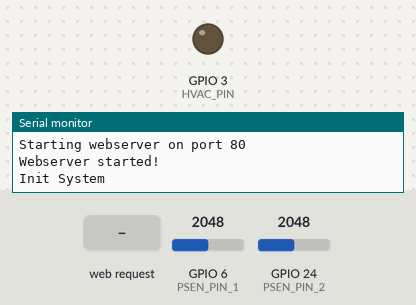
A sketch run on a simulated ESP32. Shown: output pins drawn as LEDs (lit = HIGH), the last lines printed to the serial monitor. The inputs (shaded band) are chosen by the test bench; at power-on: GPIO 6 (PSEN_PIN_1) = 2048, GPIO 24 (PSEN_PIN_2) = 2048. WiFi joins after 1.5 s; servers stay silent unless stated.

Above: at 2.7 s.
2.8 s: HTTP request GET /H received
At 3.2 s:
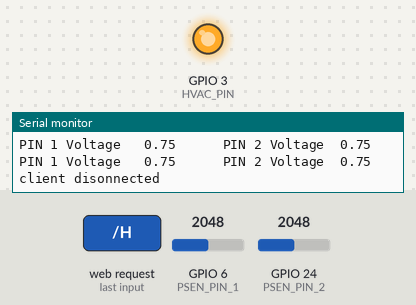
4.3 s: HTTP request GET /L received
At 5.6 s:
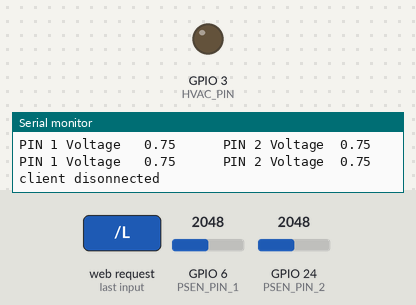
Timing chart, 0 to 7.3 s (numbered marks = the images above; inputs shaded):
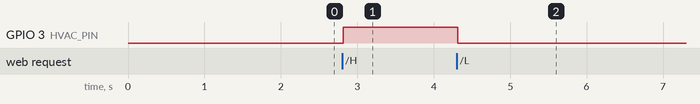

The sketch:

ti_automation.ino
```cpp
/*
  WiFi Web Server LED Blink
 A simple web server that lets you blink an LED via the web.
 This sketch will print the IP address of your WiFi (once connected)
 to the Serial monitor. From there, you can open that address in a web browser
 to turn on and off the LED on pin 9.
 If the IP address of your WiFi is yourAddress:
 http://yourAddress/H turns the LED on
 http://yourAddress/L turns it off
 This example is written for a network using WPA encryption. For
 WEP or WPA, change the Wifi.begin() call accordingly.
 Circuit:
 * CC3200 WiFi LaunchPad or CC3100 WiFi BoosterPack
   with TM4C or MSP430 LaunchPad
 created 25 Nov 2012
 by Tom Igoe
 modified 6 July 2014
 by Noah Luskey
 */
#ifndef __CC3200R1M1RGC__
// Do not include SPI for CC3200 LaunchPad
#include <SPI.h>
#endif
#include <WiFi.h>
#define DEBUG_VERSION_2

#define NOT_FULL 0
#define FULL 1

#define HVAC_PIN 3
#define PSEN_PIN_1 6
#define PSEN_PIN_2 24
#define ADC_RES 4096e0
#define PIN_VOLT(x) (1.5*x/ADC_RES)
#define PRES_THOLD_VOLT (5e-1)


double Psen_val_1 = 0;
double Psen_val_2 = 0;

bool Cartridge_status = NOT_FULL;
// your network name also called SSID
char ssid[] = "TPLINK_47AC";
// your network password
char password[] = "ClaraDee1)))$";
// your network key Index number (needed only for WEP)
int keyIndex = 0;

WiFiServer server(80);

void setup() {
  Serial.begin(115200);      // initialize serial communication
  pinMode(HVAC_PIN, OUTPUT);      // set the LED pin mode
  pinMode(PSEN_PIN_1, INPUT);      // set the LED pin mode
  pinMode(PSEN_PIN_2, INPUT);      // set the LED pin mode


  // attempt to connect to Wifi network:
  Serial.print("Attempting to connect to Network named: ");
  // print the network name (SSID);
  Serial.println(ssid);
  // Connect to WPA/WPA2 network. Change this line if using open or WEP network:
  WiFi.begin(ssid, password);
  while ( WiFi.status() != WL_CONNECTED) {
    // print dots while we wait to connect
    Serial.print(".");
    delay(300);
  }

  Serial.println("\nYou're connected to the network");
  Serial.println("Waiting for an ip address");

  while (WiFi.localIP() == INADDR_NONE) {
    // print dots while we wait for an ip addresss
    Serial.print(".");
    delay(300);
  }

  Serial.println("\nIP Address obtained");

  // you're connected now, so print out the status
  printWifiStatus();

  Serial.println("Starting webserver on port 80");
  server.begin();                           // start the web server on port 80
  Serial.println("Webserver started!");

  Serial.println("Init System");


}

void loop() {

  //Psen_val_1 = (analogRead(PSEN_PIN_1));
  //Psen_val_2 = (analogRead(PSEN_PIN_2));


  int i = 0;
  WiFiClient client = server.available();   // listen for incoming clients

  if (client) {                             // if you get a client,
    Serial.println("new client");           // print a message out the serial port
    char buffer[150] = {0};                 // make a buffer to hold incoming data
    while (client.connected()) {            // loop while the client's connected
      if (client.available()) {             // if there's bytes to read from the client,
        char c = client.read();             // read a byte, then
        Serial.write(c);                    // print it out the serial monitor
        if (c == '\n') {                    // if the byte is a newline character

          // if the current line is blank, you got two newline characters in a row.
          // that's the end of the client HTTP request, so send a response:
          if (strlen(buffer) == 0) {
            // HTTP headers always start with a response code (e.g. HTTP/1.1 200 OK)
            // and a content-type so the client knows what's coming, then a blank line:
            client.println("HTTP/1.1 200 OK");
            client.println("Content-type:text/html");
            client.println();

            #ifdef DEFAULT
            // the content of the HTTP response follows the header:
            client.println("<html><head><title>Energia CC3200 WiFi Web Server</title></head><body align=center>");
            client.println("<h1 align=center><font color=\"red\">Welcome to the CC3200 WiFi Web Server</font></h1>");
            client.print("RED LED <button onclick=\"location.href='/H'\">HIGH</button>");
            client.println(" <button onclick=\"location.href='/L'\">LOW</button><br>");
            #endif

            #ifdef DEBUG


            client.println("<!DOCTYPE html>");
            client.println("<html>");
            client.println("<head>");
            client.println("  <title>Energia CC3200 WiFi Web Server</title>");
            client.println("  <style type=\"text/css\">");

            client.println("    body {");
            client.println("      background-color: black;");
            client.println("    }");

            client.println("    div.transbox {");
            client.println("      background-color: ffffff;");
            client.println("      opacity: 0.9;");
            client.println("      margin: 5%;");
            client.println("      margin-top: 20px;");

            client.println("    }");

            client.println("    div.transbox h1,h2{");
            client.println("      text-align: center;");
            client.println("    }");


            client.println("    .button {");
            client.println("      background-color: black;");
            client.println("      border: none;");
            client.println("      color: white;");
            client.println("      padding: 15px 32px;");
            client.println("      text-align: center;");
            client.println("      text-decoration: none;");
            client.println("      display: inline-block;");
            client.println("      font-size: 16px;");
            client.println("      margin: 4px 2px;");
            client.println("      cursor: pointer;");
            client.println("      -webkit-transition-duration: 0.4s;");
            client.println("      transition-duration: 0.4s;");
            client.println("    }");

            client.println("    .button1:hover {");
            client.println("      box-shadow: 0 12px 16px 0 rgba(0,0,0,0.24),0 17px 50px 0 rgba(0,0,0,0.19);");
            client.println("      background-color: 555555;");
            client.println("      color: white;");
            client.println("    }");
            client.println("  </style>");
            client.println("</head>");
            client.println("<body>");
            client.println("  <div class=\"background\">");
            client.println("    <div class=\"transbox\">");
            client.println("      <h1>InKarbon</h1>");
            client.println("      <h2>Welcome to CC3200 WiFi Web Server</h1>");
            client.println("        <br><br>");

            client.println("      <button onclick=\"location.href='/H'\">Manual ON</button>");
            client.println("      <button onclick=\"location.href='/L'\">Manual OFF</button>");
            client.println("    </div>");
            client.println("  </div>");
            client.println("</body>");
            client.println("</html>");
            #endif


            #ifdef DEBUG_VERSION_2
                client.println("  <!DOCTYPE html>");
                client.println("  <html>");
                client.println("  <head>");
                client.println("    <meta name=\"viewport\" content=\"width=device-width, initial-scale=1\">");
                client.println("    <title>Energia CC3200 WiFi Web Server</title>");
                client.println("    <style type=\"text/css\">");
                client.println("      ");
                client.println("      body {");
                client.println("        background-color: black;");
                client.println("      }");
                client.println("  ");
                client.println("      div.transbox {");
                client.println("        background-color: #ffffff;");
                client.println("        opacity: 0.9;");
                client.println("        margin: 5%;");
                client.println("        margin-top: 20px;");
                client.println("  ");
                client.println("      }");
                client.println("  ");
                client.println("      div.transbox h1,h2{");
                client.println("        text-align: center;");
                client.println("      }");
                client.println("  ");
                client.println("  ");
                client.println("      .button {");
                client.println("        background-color: black;");
                client.println("        border: none;");
                client.println("        color: white;");
                client.println("        padding: 15px 32px;");
                client.println("        text-align: center;");
                client.println("        text-decoration: none;");
                client.println("        display: inline-block;");
                client.println("        font-size: 16px;");
                client.println("        margin: 4px 2px;");
                client.println("        cursor: pointer;");
                client.println("        -webkit-transition-duration: 0.4s;");
                client.println("        transition-duration: 0.4s;");
                client.println("      }");
                client.println("      ");
                client.println("      .button1:hover {");
                client.println("        box-shadow: 0 12px 16px 0 rgba(0,0,0,0.24),0 17px 50px 0 rgba(0,0,0,0.19);");
                client.println("        background-color: #555555;");
                client.println("        color: white;");
                client.println("      }");
                client.println("  ");
                client.println("      .button1:active {");
                client.println("        background-color: grey;");
                client.println("      }");
                client.println("    ");
                client.println("      .red {");
                client.println("        font-size: 25px;");
                client.println("        text-align: center;");
                client.println("      }");
                client.println("      ");
                client.println("    </style>");
                client.println("  </head>");
                client.println("  <body>");
                client.println("    <div class=\"background\">");
                client.println("      <div class=\"transbox\">");
                client.println("        <h1>InKarbon</h1>");
                client.println("        <hr>");
                client.println("        <h2>Welcome to CC3200 WiFi Web Server</h1>");
                client.println("          <br>");
                client.println("        <div align=\"center\">");
                client.println("          <p class=\"red\">Device:");
                client.println("          <button onclick=\"location.href='/H'\">ON</button>");
                client.println("          <button onclick=\"location.href='/L'\">OFF</button>");
                client.println("          </p>");
                client.println("        </div>");
                client.println("        <br>");
                client.println("        <div class=\"Cartridge\">");
                client.println("          <p class=\"red\">Cartridge Status: CLEAN</p>");
                //client.println("          <p class=\"red\">Cartridge Status: FULL</p>");
                client.println("        </div>");
                client.println("      </div>");
                client.println("    </div>");
                client.println("  </body>");
                client.println("  </html>");
            #endif // DEBUG
            // The HTTP response ends with another blank line:
            client.println();
            // break out of the while loop:
            break;
          }
          else {      // if you got a newline, then clear the buffer:
            memset(buffer, 0, 150);
            i = 0;
          }
        }
        else if (c != '\r') {    // if you got anything else but a carriage return character,
          buffer[i++] = c;      // add it to the end of the currentLine
        }

        // Check to see if the client request was "GET /H" or "GET /L":
        if(Cartridge_status == NOT_FULL){
          if (endsWith(buffer, "GET /H")) {
          digitalWrite(HVAC_PIN, HIGH);               // GET /H turns the LED on
        }
        if (endsWith(buffer, "GET /L")) {
          digitalWrite(HVAC_PIN, LOW);                // GET /L turns the LED off
        }

        }

        Psen_val_1 = PIN_VOLT(analogRead(PSEN_PIN_1));
        Psen_val_2 = PIN_VOLT(analogRead(PSEN_PIN_2));
        Serial.print("PIN 1 Voltage   ");
        Serial.print(Psen_val_1);
        Serial.print("      PIN 2 Voltage  ");
        Serial.println(Psen_val_2);


        /*@sahil please find a way to print this in the web GUI*/
        if((Psen_val_1 - Psen_val_2 ) > PRES_THOLD_VOLT){
          Serial.println("Cartridge nearly full, please replace, HVAC turned OFF");
          digitalWrite(HVAC_PIN, LOW);
          Cartridge_status = FULL;
        }

      }
    }
    // close the connection:
    client.stop();
    Serial.println("client disonnected");
  }
}

//
//a way to check if one array ends with another array
//
boolean endsWith(char* inString, char* compString) {
  int compLength = strlen(compString);
  int strLength = strlen(inString);

  //compare the last "compLength" values of the inString
  int i;
  for (i = 0; i < compLength; i++) {
    char a = inString[(strLength - 1) - i];
    char b = compString[(compLength - 1) - i];
    if (a != b) {
      return false;
    }
  }
  return true;
}

void printWifiStatus() {
  // print the SSID of the network you're attached to:
  Serial.print("SSID: ");
  Serial.println(WiFi.SSID());

  // print your WiFi IP address:
  IPAddress ip = WiFi.localIP();
  Serial.print("IP Address: ");
  Serial.println(ip);

  // print the received signal strength:
  long rssi = WiFi.RSSI();
  Serial.print("signal strength (RSSI):");
  Serial.print(rssi);
  Serial.println(" dBm");
  // print where to go in a browser:
  Serial.print("To see this page in action, open a browser to http://");
  Serial.println(ip);
}
```

Measured:
- after the input at 2.8 s, GPIO 3 (HVAC_PIN): LOW → HIGH at once
- after the input at 4.3 s, GPIO 3 (HVAC_PIN): HIGH → LOW at once
